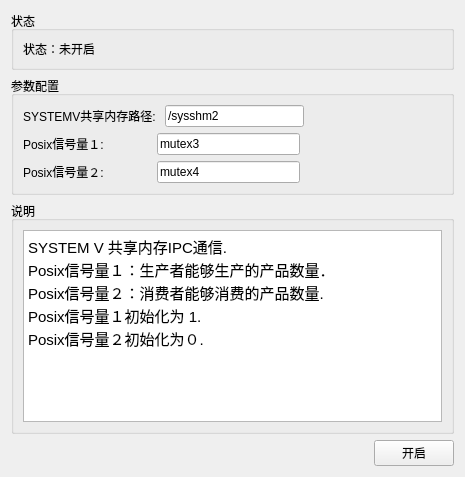
           <widget class="QWidget" name="tab_11">
            <attribute name="title">
             <string>配置状态</string>
            </attribute>
            <layout class="QVBoxLayout" name="verticalLayout_11">
             <item>
              <widget class="QGroupBox" name="groupBox_13">
               <property name="title">
                <string>状态</string>
               </property>
               <layout class="QVBoxLayout" name="verticalLayout_12">
                <item>
                 <widget class="QLabel" name="sysvshm_state_label">
                  <property name="text">
                   <string>状态：未开启</string>
                  </property>
                 </widget>
                </item>
               </layout>
              </widget>
             </item>
             <item>
              <widget class="QGroupBox" name="groupBox_14">
               <property name="title">
                <string>参数配置</string>
               </property>
               <layout class="QVBoxLayout" name="verticalLayout_13">
                <item>
                 <layout class="QHBoxLayout" name="horizontalLayout_12">
                  <item>
                   <widget class="QLabel" name="label_17">
                    <property name="text">
                     <string>SYSTEMV共享内存路径: </string>
                    </property>
                   </widget>
                  </item>
                  <item>
                   <widget class="QLineEdit" name="sysvshm_lineEdit01">
                    <property name="text">
                     <string>/sysshm2</string>
                    </property>
                   </widget>
                  </item>
                  <item>
                   <spacer name="horizontalSpacer_16">
                    <property name="orientation">
                     <enum>Qt::Horizontal</enum>
                    </property>
                    <property name="sizeHint" stdset="0">
                     <size>
                      <width>40</width>
                      <height>20</height>
                     </size>
                    </property>
                   </spacer>
                  </item>
                 </layout>
                </item>
                <item>
                 <layout class="QHBoxLayout" name="horizontalLayout_13">
                  <item>
                   <widget class="QLabel" name="label_18">
                    <property name="text">
                     <string>Posix信号量１:　　       </string>
                    </property>
                   </widget>
                  </item>
                  <item>
                   <widget class="QLineEdit" name="sysvshm_lineEdit02">
                    <property name="text">
                     <string>mutex3</string>
                    </property>
                   </widget>
                  </item>
                  <item>
                   <spacer name="horizontalSpacer_17">
                    <property name="orientation">
                     <enum>Qt::Horizontal</enum>
                    </property>
                    <property name="sizeHint" stdset="0">
                     <size>
                      <width>40</width>
                      <height>20</height>
                     </size>
                    </property>
                   </spacer>
                  </item>
                 </layout>
                </item>
                <item>
                 <layout class="QHBoxLayout" name="horizontalLayout_14">
                  <item>
                   <widget class="QLabel" name="label_19">
                    <property name="text">
                     <string>Posix信号量２:　　       </string>
                    </property>
                   </widget>
                  </item>
                  <item>
                   <widget class="QLineEdit" name="sysvshm_lineEdit03">
                    <property name="text">
                     <string>mutex4</string>
                    </property>
                   </widget>
                  </item>
                  <item>
                   <spacer name="horizontalSpacer_18">
                    <property name="orientation">
                     <enum>Qt::Horizontal</enum>
                    </property>
                    <property name="sizeHint" stdset="0">
                     <size>
                      <width>40</width>
                      <height>20</height>
                     </size>
                    </property>
                   </spacer>
                  </item>
                 </layout>
                </item>
               </layout>
              </widget>
             </item>
             <item>
              <widget class="QGroupBox" name="groupBox_15">
               <property name="title">
                <string>说明</string>
               </property>
               <layout class="QGridLayout" name="gridLayout_22">
                <item row="0" column="0">
                 <widget class="QTextBrowser" name="textBrowser_5">
                  <property name="html">
                   <string>&lt;!DOCTYPE HTML PUBLIC &quot;-//W3C//DTD HTML 4.0//EN&quot; &quot;http://www.w3.org/TR/REC-html40/strict.dtd&quot;&gt;
&lt;html&gt;&lt;head&gt;&lt;meta name=&quot;qrichtext&quot; content=&quot;1&quot; /&gt;&lt;style type=&quot;text/css&quot;&gt;
p, li { white-space: pre-wrap; }
&lt;/style&gt;&lt;/head&gt;&lt;body style=&quot; font-family:'文泉驿微米黑'; font-size:11pt; font-weight:400; font-style:normal;&quot;&gt;
&lt;p style=&quot; margin-top:0px; margin-bottom:0px; margin-left:0px; margin-right:0px; -qt-block-indent:0; text-indent:0px;&quot;&gt;SYSTEM V 共享内存IPC通信.&lt;/p&gt;
&lt;p style=&quot; margin-top:0px; margin-bottom:0px; margin-left:0px; margin-right:0px; -qt-block-indent:0; text-indent:0px;&quot;&gt;Posix信号量１：生产者能够生产的产品数量．&lt;/p&gt;
&lt;p style=&quot; margin-top:0px; margin-bottom:0px; margin-left:0px; margin-right:0px; -qt-block-indent:0; text-indent:0px;&quot;&gt;Posix信号量２：消费者能够消费的产品数量.&lt;/p&gt;
&lt;p style=&quot; margin-top:0px; margin-bottom:0px; margin-left:0px; margin-right:0px; -qt-block-indent:0; text-indent:0px;&quot;&gt;Posix信号量１初始化为 1.&lt;/p&gt;
&lt;p style=&quot; margin-top:0px; margin-bottom:0px; margin-left:0px; margin-right:0px; -qt-block-indent:0; text-indent:0px;&quot;&gt;Posix信号量２初始化为０.&lt;/p&gt;&lt;/body&gt;&lt;/html&gt;</string>
                  </property>
                 </widget>
                </item>
               </layout>
              </widget>
             </item>
             <item>
              <layout class="QHBoxLayout" name="horizontalLayout_15">
               <item>
                <spacer name="horizontalSpacer_19">
                 <property name="orientation">
                  <enum>Qt::Horizontal</enum>
                 </property>
                 <property name="sizeHint" stdset="0">
                  <size>
                   <width>363</width>
                   <height>20</height>
                  </size>
                 </property>
                </spacer>
               </item>
               <item>
                <widget class="QPushButton" name="sysvshm_btn_enter">
                 <property name="text">
                  <string>开启</string>
                 </property>
                </widget>
               </item>
              </layout>
             </item>
            </layout>
           </widget>
